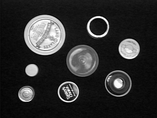
%> input picture HW3/images/circles1.gif, 157 x 118 px, shrunk from 640 x 480 before the run
$ octave HW3.m   (GNU Octave 9; MATLAB toolbox functions it lacks are replaced by stand-ins)
%> lines starting %> are read from the running program, lines starting %| are printed output that depends on the picture; in (x1, y1, x2, y2) boxes, pixels count from 0 and x2, y2 are one past the last pixel; in counts of white or black regions, pixels touching at a corner belong together; the program's own positions count from 1
clc, clear, close all
%% 1. Data Setup
% Load the grayscale image
I = imread('images/circles1.gif');
%> I is the input picture: size 118x157 uint8; min 0, max 255, mean 45.2

currentDir = fileparts(which('HW3.m'));
resultsDir = fullfile(currentDir, 'results');

% Check if the 'results' directory exists, create it if not
if ~exist(resultsDir, 'dir')
    mkdir(resultsDir);
end
%% 2. Gaussian Smoothing
% Define different combinations of K and σ
combinations = [
    3, 1;
    5, 1.5;
    7, 2;
    9, 3
];

% Display the original grayscale image
figure; imshow(I);
title('Original Grayscale Image');
save_path = fullfile(resultsDir, 'q2_grayscale.png');
saveas(gcf(), save_path);

% Loop through combinations
for i = 1:size(combinations, 1)
    K = combinations(i, 1); % Kernel size
    sigma = combinations(i, 2); % Gaussian variance

    % Compute Gaussian kernel
    kernel = zeros(K, K);
    center = floor(K / 2) + 1;
    for x = 1:K
        for y = 1:K
            kernel(x, y) = exp(-((x - center)^2 + (y - center)^2) / (2 * sigma^2));
        end
    end
    kernel = kernel / sum(kernel(:)); % Normalize kernel

    % Convolve the kernel with the image
    smoothed_image = zeros(size(I));
    [rows, cols] = size(I);
    for x = center:rows - center + 1
        for y = center:cols - center + 1
            window = double(I(x - center + 1:x + center - 1, y - center + 1:y + center - 1));
            smoothed_image(x, y) = sum(window(:) .* kernel(:));
        end
    end

    % Display the smoothed image
    figure; imshow(smoothed_image, []);
    title(sprintf('Smoothed Image (K = %d, σ = %.1f)', K, sigma));
    save_path = fullfile(resultsDir, sprintf('guassian_K%d_sigma%.1f.png', K, sigma));
    saveas(gcf(), save_path, 'png');
end
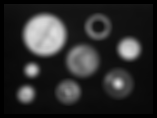
%> smoothed_image: size 118x157 double; min 0, max 222.4, mean 43.5
%> after the loop, kernel = [0.00397 0.00585 0.00772 0.00912 0.00965 0.00912 0.00772 0.00585 0.00397; 0.00585 0.00863 0.0114 0.0135 0.0142 0.0135 0.0114 0.00863 0.00585; 0.00772 0.0114 0.015 0.0178 0.0188 0.0178 0.015 0.0114 0.00772; 0.00912 0.0135 0.0178 0.021 0.0222 0.021 0.0178 0.0135 0.00912; 0.00965 0.0142 0.0188 0.0222 0.0235 0.0222 0.0188 0.0142 0.00965; 0.00912 0.0135 0.0178 0.021 0.0222 0.021 0.0178 0.0135 0.00912; 0.00772 0.0114 0.015 0.0178 0.0188 0.0178 0.015 0.0114 0.00772; 0.00585 0.00863 0.0114 0.0135 0.0142 0.0135 0.0114 0.00863 0.00585; 0.00397 0.00585 0.00772 0.00912 0.00965 0.00912 0.00772 0.00585 0.00397]

%% 3. Gradients
smoothed_image = imread('images/circles1.gif');

% Define Sobel kernels for gradient computation
sobel_x = [-1, 0, 1; -2, 0, 2; -1, 0, 1];
sobel_y = [-1, -2, -1; 0, 0, 0; 1, 2, 1];

% Compute gradients using convolution
gradient_x = conv2(double(smoothed_image), sobel_x, 'same');
gradient_y = conv2(double(smoothed_image), sobel_y, 'same');

% Compute magnitude of combined gradients
gradient_magnitude = sqrt(gradient_x.^2 + gradient_y.^2);

% Display the gradient images
figure; imshow(abs(gradient_x), []);
title('Absolute Change in X');
save_path = fullfile(resultsDir, 'q3_x.png');
saveas(gcf(), save_path);

figure; imshow(abs(gradient_y), []);
title('Absolute Change in Y');
save_path = fullfile(resultsDir, 'q3_y.png');
saveas(gcf(), save_path);

figure; imshow(gradient_magnitude, []);
title('Gradient Magnitude');
save_path = fullfile(resultsDir, 'q3_magnitude.png');
saveas(gcf(), save_path);

%% 4. Non Maximum Suppression
% Compute the magnitude and angle of the gradient for each pixel
gradient_angle = atan2(gradient_y, gradient_x); % Compute gradient angle
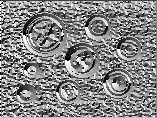
%> gradient_angle: size 118x157 double; min -3.14, max 3.14, mean 0.165; drawn with min black and max white

% Initialize the output image for non-maximum suppression
nms_image = zeros(size(gradient_magnitude));

% Loop through each pixel to perform non-maximum suppression
for i = 2:size(gradient_magnitude, 1) - 1
    for j = 2:size(gradient_magnitude, 2) - 1
        angle = gradient_angle(i, j);
        mag = gradient_magnitude(i, j);

        % Compare magnitude of the gradient with neighbors based on angle
        if (angle < -7*pi/8 || angle >= 7*pi/8 || (-pi/8 <= angle && angle < pi/8))
            % Check left and right neighbors
            if (mag >= gradient_magnitude(i, j - 1) && mag >= gradient_magnitude(i, j + 1))
                nms_image(i, j) = mag;
            end
        elseif (-5*pi/8 <= angle && angle < -3*pi/8) || (3*pi/8 <= angle && angle < 5*pi/8)
            % Check up and down neighbors
            if (mag >= gradient_magnitude(i - 1, j) && mag >= gradient_magnitude(i + 1, j))
                nms_image(i, j) = mag;
            end
        elseif (-3*pi/8 <= angle && angle < -pi/8) || (5*pi/8 <= angle && angle < 7*pi/8)
            % Check up-right and down-left neighbors
            if (mag >= gradient_magnitude(i - 1, j + 1) && mag >= gradient_magnitude(i + 1, j - 1))
                nms_image(i, j) = mag;
            end
        elseif (-7*pi/8 <= angle && angle < -5*pi/8) || (pi/8 <= angle && angle < 3*pi/8)
            % Check up-left and down-right neighbors
            if (mag >= gradient_magnitude(i - 1, j - 1) && mag >= gradient_magnitude(i + 1, j + 1))
                nms_image(i, j) = mag;
            end
        end
    end
end
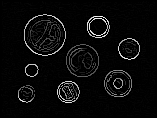
%> nms_image: size 118x157 double; min 0, max 1033.6, mean 44.1; drawn with min black and max white

% Display the image after non-maximum suppression
figure; imshow(nms_image, []);
title('Gradient Magnitude after Non-Maximum Suppression');
save_path = fullfile(resultsDir, 'non_maximum_suppresion.png');
saveas(gcf(), save_path);

%% 5. Hystersis
img = imread('images/circles1.gif');
% Apply Gaussian smoothing
smoothed_img = imgaussfilt(img, 1); % You can adjust the standard deviation (1 in this case)

% Calculate gradients
[Gx, Gy] = gradient(double(smoothed_img));
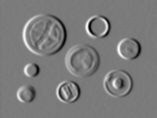
%> Gx: size 118x157 double; min -62.5, max 66.5, mean 0; drawn with min black and max white
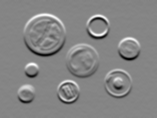
%> Gy: size 118x157 double; min -71, max 65, mean -0.1; drawn with min black and max white
grad_mag = sqrt(Gx.^2 + Gy.^2);
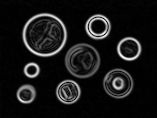
%> grad_mag: size 118x157 double; min 0, max 77.4, mean 7.1; drawn with min black and max white

% Define thresholds
low_threshold = 0.1 * max(grad_mag(:));
%> low_threshold = 7.74
high_threshold = 0.3 * max(grad_mag(:));
%> high_threshold = 23.22

% Hysteresis thresholding
edge_img = zeros(size(img));
for i = 1:size(img, 1)
    for j = 1:size(img, 2)
        if grad_mag(i, j) > high_threshold
            edge_img(i, j) = 1;
        elseif grad_mag(i, j) > low_threshold
            % Check 8 neighbors
            for m = -1:1
                for n = -1:1
                    if i+m >= 1 && i+m <= size(img, 1) && j+n >= 1 && j+n <= size(img, 2)
                        if grad_mag(i+m, j+n) > high_threshold
                            edge_img(i, j) = 1;
                            break;
                        end
                    end
                end
                if edge_img(i, j) == 1
                    break;
                end
            end
        end
    end
end
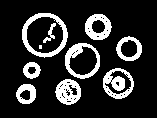
%> edge_img: size 118x157 double; values 0 (black) and 1 (white), 17.4% white; 10 white regions (1 under 20 px), largest, box (x1, y1, x2, y2) and area: (22, 13, 68, 58) 581, (103, 68, 134, 99) 505, (65, 43, 100, 79) 468

% Display the result
figure; imshow(edge_img);
title('Hystersis Image');
save_path = fullfile(resultsDir, 'hystersis.png');
saveas(gcf(), save_path);

%% 6. Canny Edge Detector
% Load another image
%> (the run ends here)
